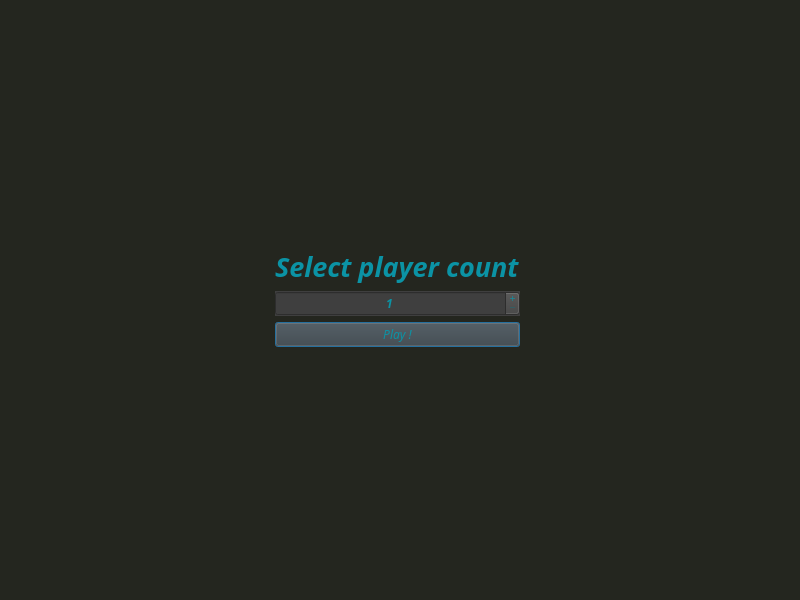
<?xml version="1.0" encoding="UTF-8"?>
<ui version="4.0">
 <class>PlayerCount</class>
 <widget class="QDialog" name="PlayerCount">
  <property name="geometry">
   <rect>
    <x>0</x>
    <y>0</y>
    <width>800</width>
    <height>600</height>
   </rect>
  </property>
  <property name="minimumSize">
   <size>
    <width>800</width>
    <height>600</height>
   </size>
  </property>
  <property name="maximumSize">
   <size>
    <width>800</width>
    <height>600</height>
   </size>
  </property>
  <property name="windowTitle">
   <string>Worms</string>
  </property>
  <property name="styleSheet">
   <string notr="true">background-color: #24261f;</string>
  </property>
  <layout class="QGridLayout" name="gridLayout">
   <item row="6" column="3">
    <spacer name="horizontalSpacer_3">
     <property name="orientation">
      <enum>Qt::Horizontal</enum>
     </property>
     <property name="sizeHint" stdset="0">
      <size>
       <width>40</width>
       <height>20</height>
      </size>
     </property>
    </spacer>
   </item>
   <item row="4" column="2">
    <widget class="QPushButton" name="pushButton">
     <property name="font">
      <font>
       <family>Lobster Two</family>
       <italic>true</italic>
      </font>
     </property>
     <property name="styleSheet">
      <string notr="true">color: #0b93a5;
background-color: #3f3f3f;</string>
     </property>
     <property name="text">
      <string>Play !</string>
     </property>
    </widget>
   </item>
   <item row="2" column="4">
    <spacer name="horizontalSpacer_2">
     <property name="orientation">
      <enum>Qt::Horizontal</enum>
     </property>
     <property name="sizeHint" stdset="0">
      <size>
       <width>40</width>
       <height>20</height>
      </size>
     </property>
    </spacer>
   </item>
   <item row="2" column="1">
    <spacer name="horizontalSpacer_4">
     <property name="orientation">
      <enum>Qt::Horizontal</enum>
     </property>
     <property name="sizeHint" stdset="0">
      <size>
       <width>40</width>
       <height>20</height>
      </size>
     </property>
    </spacer>
   </item>
   <item row="2" column="2">
    <widget class="QLabel" name="label">
     <property name="font">
      <font>
       <family>Lobster Two</family>
       <weight>75</weight>
       <italic>true</italic>
       <bold>true</bold>
      </font>
     </property>
     <property name="styleSheet">
      <string notr="true">color: #0b93a5;</string>
     </property>
     <property name="text">
      <string>&lt;html&gt;&lt;head/&gt;&lt;body&gt;&lt;p&gt;&lt;span style=&quot; font-size:20pt;&quot;&gt;Select player count&lt;/span&gt;&lt;/p&gt;&lt;/body&gt;&lt;/html&gt;</string>
     </property>
    </widget>
   </item>
   <item row="6" column="4">
    <widget class="QPushButton" name="btn_mute">
     <property name="text">
      <string/>
     </property>
     <property name="flat">
      <bool>true</bool>
     </property>
    </widget>
   </item>
   <item row="2" column="0">
    <spacer name="horizontalSpacer">
     <property name="orientation">
      <enum>Qt::Horizontal</enum>
     </property>
     <property name="sizeHint" stdset="0">
      <size>
       <width>40</width>
       <height>20</height>
      </size>
     </property>
    </spacer>
   </item>
   <item row="6" column="2">
    <spacer name="verticalSpacer">
     <property name="orientation">
      <enum>Qt::Vertical</enum>
     </property>
     <property name="sizeHint" stdset="0">
      <size>
       <width>20</width>
       <height>40</height>
      </size>
     </property>
    </spacer>
   </item>
   <item row="3" column="2">
    <widget class="QSpinBox" name="spinBox">
     <property name="font">
      <font>
       <family>Lobster Two</family>
       <weight>75</weight>
       <italic>true</italic>
       <bold>true</bold>
      </font>
     </property>
     <property name="autoFillBackground">
      <bool>true</bool>
     </property>
     <property name="styleSheet">
      <string notr="true">color: #0b93a5;
background-color: #3f3f3f;</string>
     </property>
     <property name="frame">
      <bool>true</bool>
     </property>
     <property name="alignment">
      <set>Qt::AlignCenter</set>
     </property>
     <property name="buttonSymbols">
      <enum>QAbstractSpinBox::PlusMinus</enum>
     </property>
     <property name="minimum">
      <number>1</number>
     </property>
     <property name="maximum">
      <number>10</number>
     </property>
    </widget>
   </item>
   <item row="0" column="2">
    <spacer name="verticalSpacer_2">
     <property name="orientation">
      <enum>Qt::Vertical</enum>
     </property>
     <property name="sizeHint" stdset="0">
      <size>
       <width>20</width>
       <height>40</height>
      </size>
     </property>
    </spacer>
   </item>
   <item row="5" column="4">
    <spacer name="verticalSpacer_3">
     <property name="orientation">
      <enum>Qt::Vertical</enum>
     </property>
     <property name="sizeHint" stdset="0">
      <size>
       <width>20</width>
       <height>40</height>
      </size>
     </property>
    </spacer>
   </item>
   <item row="1" column="2">
    <spacer name="verticalSpacer_4">
     <property name="orientation">
      <enum>Qt::Vertical</enum>
     </property>
     <property name="sizeHint" stdset="0">
      <size>
       <width>20</width>
       <height>40</height>
      </size>
     </property>
    </spacer>
   </item>
  </layout>
 </widget>
 <resources/>
 <connections/>
</ui>
